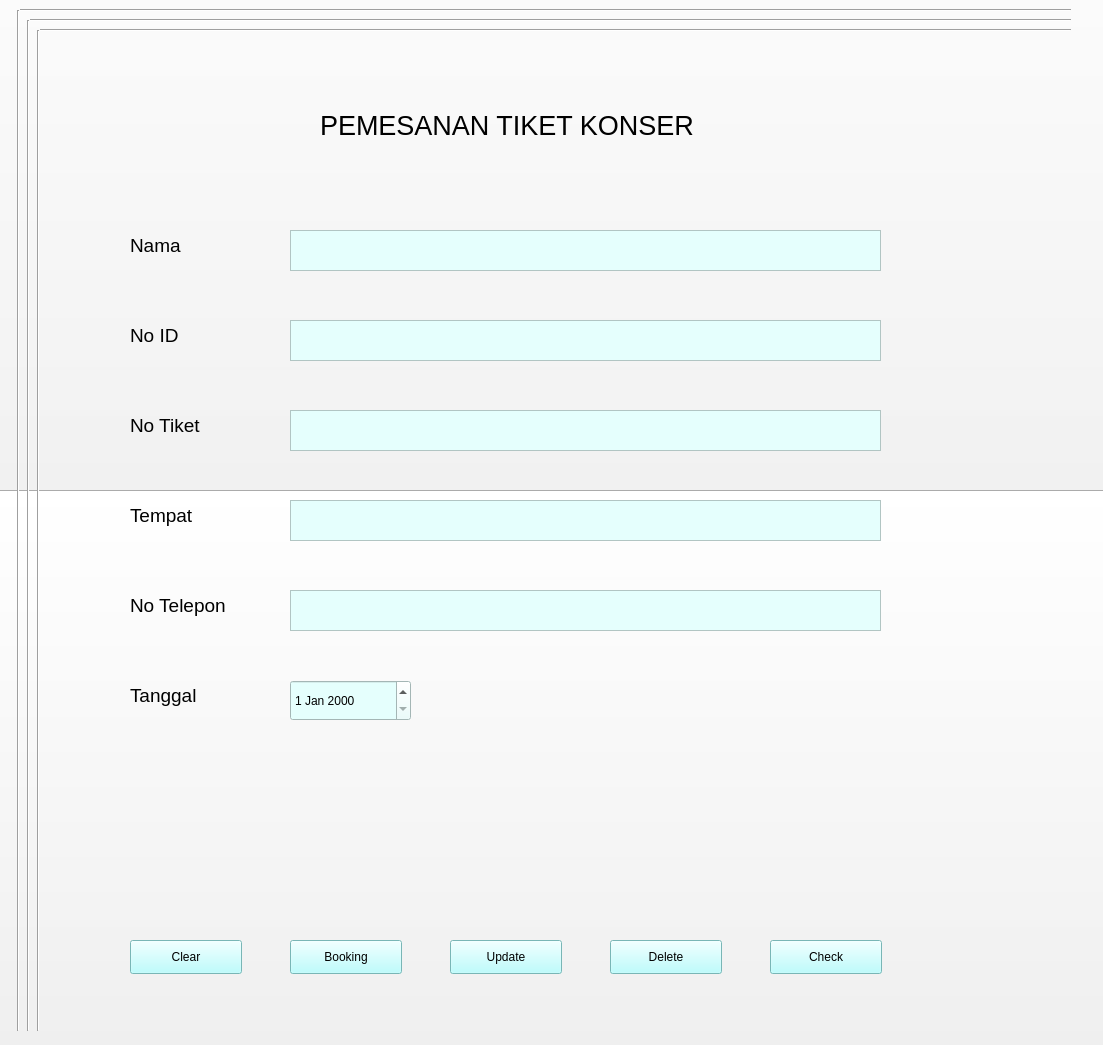
<?xml version="1.0" encoding="UTF-8"?>
<ui version="4.0">
 <class>Form</class>
 <widget class="QWidget" name="Form">
  <property name="geometry">
   <rect>
    <x>0</x>
    <y>0</y>
    <width>1103</width>
    <height>1045</height>
   </rect>
  </property>
  <property name="windowTitle">
   <string>Form</string>
  </property>
  <widget class="QLabel" name="label">
   <property name="geometry">
    <rect>
     <x>320</x>
     <y>90</y>
     <width>521</width>
     <height>71</height>
    </rect>
   </property>
   <property name="text">
    <string>&lt;html&gt;&lt;head/&gt;&lt;body&gt;&lt;p&gt;&lt;span style=&quot; font-size:20pt;&quot;&gt;PEMESANAN TIKET KONSER&lt;/span&gt;&lt;/p&gt;&lt;/body&gt;&lt;/html&gt;</string>
   </property>
  </widget>
  <widget class="QPlainTextEdit" name="plainTextEdit">
   <property name="geometry">
    <rect>
     <x>290</x>
     <y>230</y>
     <width>591</width>
     <height>41</height>
    </rect>
   </property>
   <property name="styleSheet">
    <string notr="true">background-color: rgb(229, 255, 253);</string>
   </property>
  </widget>
  <widget class="QLabel" name="label_2">
   <property name="geometry">
    <rect>
     <x>130</x>
     <y>220</y>
     <width>111</width>
     <height>51</height>
    </rect>
   </property>
   <property name="text">
    <string>&lt;html&gt;&lt;head/&gt;&lt;body&gt;&lt;p&gt;&lt;span style=&quot; font-size:14pt;&quot;&gt;Nama&lt;/span&gt;&lt;/p&gt;&lt;/body&gt;&lt;/html&gt;</string>
   </property>
  </widget>
  <widget class="QLabel" name="label_3">
   <property name="geometry">
    <rect>
     <x>130</x>
     <y>310</y>
     <width>111</width>
     <height>51</height>
    </rect>
   </property>
   <property name="text">
    <string>&lt;html&gt;&lt;head/&gt;&lt;body&gt;&lt;p&gt;&lt;span style=&quot; font-size:14pt;&quot;&gt;No ID&lt;/span&gt;&lt;/p&gt;&lt;/body&gt;&lt;/html&gt;</string>
   </property>
  </widget>
  <widget class="QPlainTextEdit" name="plainTextEdit_2">
   <property name="geometry">
    <rect>
     <x>290</x>
     <y>320</y>
     <width>591</width>
     <height>41</height>
    </rect>
   </property>
   <property name="styleSheet">
    <string notr="true">background-color: rgb(229, 255, 253);</string>
   </property>
  </widget>
  <widget class="QLabel" name="label_4">
   <property name="geometry">
    <rect>
     <x>130</x>
     <y>400</y>
     <width>111</width>
     <height>51</height>
    </rect>
   </property>
   <property name="text">
    <string>&lt;html&gt;&lt;head/&gt;&lt;body&gt;&lt;p&gt;&lt;span style=&quot; font-size:14pt;&quot;&gt;No Tiket&lt;/span&gt;&lt;/p&gt;&lt;/body&gt;&lt;/html&gt;</string>
   </property>
  </widget>
  <widget class="QPlainTextEdit" name="plainTextEdit_3">
   <property name="geometry">
    <rect>
     <x>290</x>
     <y>410</y>
     <width>591</width>
     <height>41</height>
    </rect>
   </property>
   <property name="styleSheet">
    <string notr="true">background-color: rgb(229, 255, 253);</string>
   </property>
  </widget>
  <widget class="QLabel" name="label_5">
   <property name="geometry">
    <rect>
     <x>130</x>
     <y>580</y>
     <width>151</width>
     <height>51</height>
    </rect>
   </property>
   <property name="text">
    <string>&lt;html&gt;&lt;head/&gt;&lt;body&gt;&lt;p&gt;&lt;span style=&quot; font-size:14pt;&quot;&gt;No Telepon&lt;/span&gt;&lt;/p&gt;&lt;/body&gt;&lt;/html&gt;</string>
   </property>
  </widget>
  <widget class="QLabel" name="label_6">
   <property name="geometry">
    <rect>
     <x>130</x>
     <y>490</y>
     <width>111</width>
     <height>51</height>
    </rect>
   </property>
   <property name="text">
    <string>&lt;html&gt;&lt;head/&gt;&lt;body&gt;&lt;p&gt;&lt;span style=&quot; font-size:14pt;&quot;&gt;Tempat&lt;/span&gt;&lt;/p&gt;&lt;/body&gt;&lt;/html&gt;</string>
   </property>
  </widget>
  <widget class="QPlainTextEdit" name="plainTextEdit_4">
   <property name="geometry">
    <rect>
     <x>290</x>
     <y>500</y>
     <width>591</width>
     <height>41</height>
    </rect>
   </property>
   <property name="styleSheet">
    <string notr="true">background-color: rgb(229, 255, 253);</string>
   </property>
  </widget>
  <widget class="QDateEdit" name="dateEdit">
   <property name="geometry">
    <rect>
     <x>290</x>
     <y>680</y>
     <width>121</width>
     <height>41</height>
    </rect>
   </property>
   <property name="styleSheet">
    <string notr="true">background-color: rgb(229, 255, 253);</string>
   </property>
  </widget>
  <widget class="QPushButton" name="pushButton">
   <property name="geometry">
    <rect>
     <x>130</x>
     <y>940</y>
     <width>112</width>
     <height>34</height>
    </rect>
   </property>
   <property name="styleSheet">
    <string notr="true">background-color: rgb(170, 255, 255);</string>
   </property>
   <property name="text">
    <string>Clear</string>
   </property>
  </widget>
  <widget class="QPushButton" name="pushButton_2">
   <property name="geometry">
    <rect>
     <x>290</x>
     <y>940</y>
     <width>112</width>
     <height>34</height>
    </rect>
   </property>
   <property name="styleSheet">
    <string notr="true">background-color: rgb(170, 255, 255);</string>
   </property>
   <property name="text">
    <string>Booking</string>
   </property>
  </widget>
  <widget class="QPushButton" name="pushButton_3">
   <property name="geometry">
    <rect>
     <x>450</x>
     <y>940</y>
     <width>112</width>
     <height>34</height>
    </rect>
   </property>
   <property name="styleSheet">
    <string notr="true">background-color: rgb(170, 255, 255);</string>
   </property>
   <property name="text">
    <string>Update</string>
   </property>
  </widget>
  <widget class="QPushButton" name="pushButton_4">
   <property name="geometry">
    <rect>
     <x>610</x>
     <y>940</y>
     <width>112</width>
     <height>34</height>
    </rect>
   </property>
   <property name="styleSheet">
    <string notr="true">background-color: rgb(170, 255, 255);</string>
   </property>
   <property name="text">
    <string>Delete</string>
   </property>
  </widget>
  <widget class="QPushButton" name="pushButton_5">
   <property name="geometry">
    <rect>
     <x>770</x>
     <y>940</y>
     <width>112</width>
     <height>34</height>
    </rect>
   </property>
   <property name="styleSheet">
    <string notr="true">background-color: rgb(170, 255, 255);</string>
   </property>
   <property name="text">
    <string>Check</string>
   </property>
  </widget>
  <widget class="Line" name="line">
   <property name="geometry">
    <rect>
     <x>10</x>
     <y>10</y>
     <width>16</width>
     <height>1021</height>
    </rect>
   </property>
   <property name="orientation">
    <enum>Qt::Vertical</enum>
   </property>
  </widget>
  <widget class="Line" name="line_2">
   <property name="geometry">
    <rect>
     <x>20</x>
     <y>20</y>
     <width>16</width>
     <height>1011</height>
    </rect>
   </property>
   <property name="orientation">
    <enum>Qt::Vertical</enum>
   </property>
  </widget>
  <widget class="Line" name="line_3">
   <property name="geometry">
    <rect>
     <x>30</x>
     <y>30</y>
     <width>16</width>
     <height>1001</height>
    </rect>
   </property>
   <property name="orientation">
    <enum>Qt::Vertical</enum>
   </property>
  </widget>
  <widget class="Line" name="line_6">
   <property name="geometry">
    <rect>
     <x>40</x>
     <y>20</y>
     <width>1031</width>
     <height>20</height>
    </rect>
   </property>
   <property name="orientation">
    <enum>Qt::Horizontal</enum>
   </property>
  </widget>
  <widget class="Line" name="line_7">
   <property name="geometry">
    <rect>
     <x>30</x>
     <y>10</y>
     <width>1041</width>
     <height>20</height>
    </rect>
   </property>
   <property name="orientation">
    <enum>Qt::Horizontal</enum>
   </property>
  </widget>
  <widget class="Line" name="line_8">
   <property name="geometry">
    <rect>
     <x>20</x>
     <y>0</y>
     <width>1051</width>
     <height>20</height>
    </rect>
   </property>
   <property name="orientation">
    <enum>Qt::Horizontal</enum>
   </property>
  </widget>
  <widget class="QPlainTextEdit" name="plainTextEdit_5">
   <property name="geometry">
    <rect>
     <x>290</x>
     <y>590</y>
     <width>591</width>
     <height>41</height>
    </rect>
   </property>
   <property name="styleSheet">
    <string notr="true">background-color: rgb(229, 255, 253);</string>
   </property>
  </widget>
  <widget class="QLabel" name="label_7">
   <property name="geometry">
    <rect>
     <x>130</x>
     <y>670</y>
     <width>111</width>
     <height>51</height>
    </rect>
   </property>
   <property name="text">
    <string>&lt;html&gt;&lt;head/&gt;&lt;body&gt;&lt;p&gt;&lt;span style=&quot; font-size:14pt;&quot;&gt;Tanggal&lt;/span&gt;&lt;/p&gt;&lt;/body&gt;&lt;/html&gt;</string>
   </property>
  </widget>
  <widget class="QToolButton" name="toolButton">
   <property name="geometry">
    <rect>
     <x>-90</x>
     <y>-190</y>
     <width>1211</width>
     <height>901</height>
    </rect>
   </property>
   <property name="text">
    <string/>
   </property>
   <property name="icon">
    <iconset>
     <normaloff>C:/Users/ASUS/Downloads/Wallpaper de bt21.jpg</normaloff>C:/Users/ASUS/Downloads/Wallpaper de bt21.jpg</iconset>
   </property>
   <property name="iconSize">
    <size>
     <width>10000</width>
     <height>10000</height>
    </size>
   </property>
  </widget>
  <widget class="QToolButton" name="toolButton_2">
   <property name="geometry">
    <rect>
     <x>-190</x>
     <y>490</y>
     <width>1451</width>
     <height>651</height>
    </rect>
   </property>
   <property name="text">
    <string/>
   </property>
   <property name="icon">
    <iconset>
     <normaloff>C:/Users/ASUS/Downloads/Wallpaper de bt21.jpg</normaloff>C:/Users/ASUS/Downloads/Wallpaper de bt21.jpg</iconset>
   </property>
   <property name="iconSize">
    <size>
     <width>10000</width>
     <height>10000</height>
    </size>
   </property>
  </widget>
  <zorder>toolButton</zorder>
  <zorder>toolButton_2</zorder>
  <zorder>label</zorder>
  <zorder>plainTextEdit</zorder>
  <zorder>label_2</zorder>
  <zorder>label_3</zorder>
  <zorder>plainTextEdit_2</zorder>
  <zorder>label_4</zorder>
  <zorder>plainTextEdit_3</zorder>
  <zorder>label_5</zorder>
  <zorder>label_6</zorder>
  <zorder>plainTextEdit_4</zorder>
  <zorder>dateEdit</zorder>
  <zorder>pushButton</zorder>
  <zorder>pushButton_2</zorder>
  <zorder>pushButton_3</zorder>
  <zorder>pushButton_4</zorder>
  <zorder>pushButton_5</zorder>
  <zorder>line</zorder>
  <zorder>line_2</zorder>
  <zorder>line_3</zorder>
  <zorder>line_6</zorder>
  <zorder>line_7</zorder>
  <zorder>line_8</zorder>
  <zorder>plainTextEdit_5</zorder>
  <zorder>label_7</zorder>
 </widget>
 <resources/>
 <connections/>
</ui>
